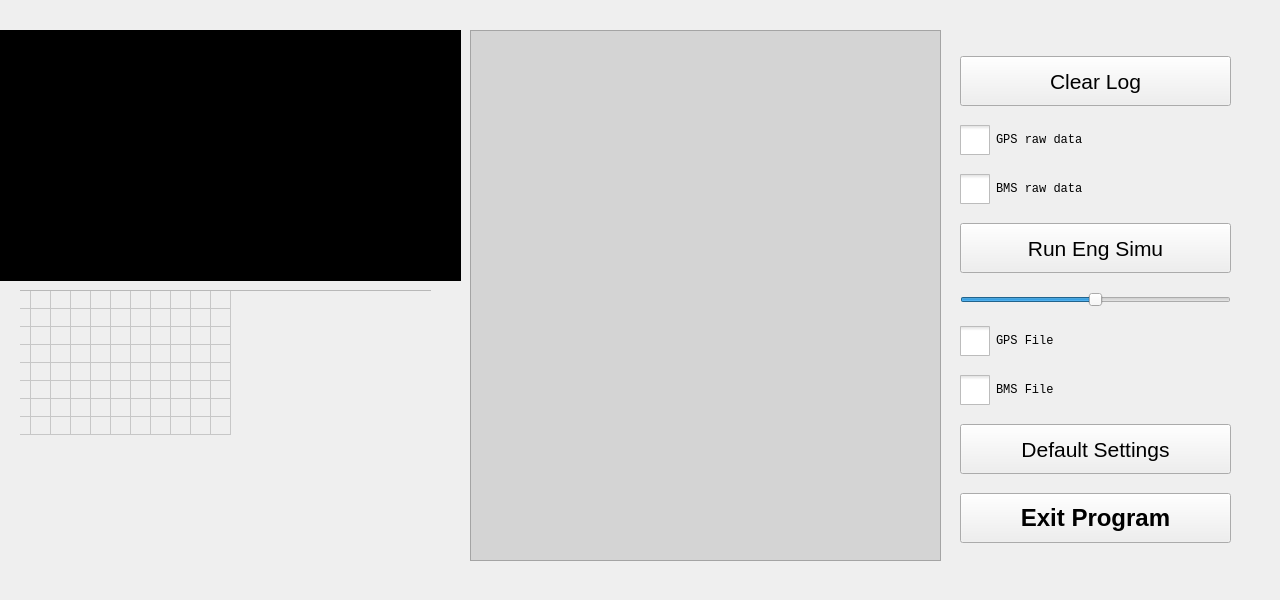
   <widget class="QWidget" name="log" native="true">
    <property name="geometry">
     <rect>
      <x>0</x>
      <y>0</y>
      <width>1280</width>
      <height>600</height>
     </rect>
    </property>
    <property name="font">
     <font>
      <family>Lucida Console</family>
     </font>
    </property>
    <property name="styleSheet">
     <string notr="true">QPushButton:focus{
color: rgb(255, 0, 4);
}
QCheckBox:focus{
background-color: rgba(255, 0, 4, 50);
}</string>
    </property>
    <widget class="QWidget" name="layoutWidget_3">
     <property name="geometry">
      <rect>
       <x>950</x>
       <y>40</y>
       <width>291</width>
       <height>521</height>
      </rect>
     </property>
     <layout class="QVBoxLayout" name="logLayout">
      <property name="spacing">
       <number>3</number>
      </property>
      <property name="leftMargin">
       <number>10</number>
      </property>
      <property name="topMargin">
       <number>0</number>
      </property>
      <property name="rightMargin">
       <number>10</number>
      </property>
      <property name="bottomMargin">
       <number>0</number>
      </property>
      <item>
       <widget class="QPushButton" name="pushButton_clear_errors">
        <property name="maximumSize">
         <size>
          <width>16777215</width>
          <height>50</height>
         </size>
        </property>
        <property name="font">
         <font>
          <pointsize>16</pointsize>
         </font>
        </property>
        <property name="styleSheet">
         <string notr="true">selection-background-color: rgb(255, 0, 0);</string>
        </property>
        <property name="text">
         <string>Clear Log</string>
        </property>
       </widget>
      </item>
      <item>
       <widget class="QCheckBox" name="checkBox_logGpsRaw">
        <property name="styleSheet">
         <string notr="true">QCheckBox::indicator {
     width: 30px;
     height: 30px;
}</string>
        </property>
        <property name="text">
         <string>GPS raw data</string>
        </property>
       </widget>
      </item>
      <item>
       <widget class="QCheckBox" name="checkBox_logBmsRaw">
        <property name="styleSheet">
         <string notr="true">QCheckBox::indicator {
     width: 30px;
     height: 30px;
}</string>
        </property>
        <property name="text">
         <string>BMS raw data</string>
        </property>
       </widget>
      </item>
      <item>
       <widget class="QPushButton" name="pushButton_Runsound">
        <property name="maximumSize">
         <size>
          <width>16777215</width>
          <height>50</height>
         </size>
        </property>
        <property name="font">
         <font>
          <pointsize>16</pointsize>
         </font>
        </property>
        <property name="styleSheet">
         <string notr="true">selection-background-color: rgb(255, 0, 0);</string>
        </property>
        <property name="text">
         <string>Run Eng Simu</string>
        </property>
       </widget>
      </item>
      <item>
       <widget class="QSlider" name="horizontalSlider">
        <property name="sizePolicy">
         <sizepolicy hsizetype="Minimum" vsizetype="Fixed">
          <horstretch>0</horstretch>
          <verstretch>0</verstretch>
         </sizepolicy>
        </property>
        <property name="focusPolicy">
         <enum>Qt::NoFocus</enum>
        </property>
        <property name="maximum">
         <number>100</number>
        </property>
        <property name="value">
         <number>50</number>
        </property>
        <property name="sliderPosition">
         <number>50</number>
        </property>
        <property name="orientation">
         <enum>Qt::Horizontal</enum>
        </property>
       </widget>
      </item>
      <item>
       <widget class="QCheckBox" name="checkBox_GPSFile">
        <property name="styleSheet">
         <string notr="true">QCheckBox::indicator {
     width: 30px;
     height: 30px;
}</string>
        </property>
        <property name="text">
         <string>GPS File</string>
        </property>
       </widget>
      </item>
      <item>
       <widget class="QCheckBox" name="checkBox_BMSFile">
        <property name="styleSheet">
         <string notr="true">QCheckBox::indicator {
     width: 30px;
     height: 30px;
}</string>
        </property>
        <property name="text">
         <string>BMS File</string>
        </property>
       </widget>
      </item>
      <item>
       <widget class="QPushButton" name="pushButton_defaultSettings">
        <property name="maximumSize">
         <size>
          <width>16777215</width>
          <height>50</height>
         </size>
        </property>
        <property name="font">
         <font>
          <pointsize>16</pointsize>
         </font>
        </property>
        <property name="styleSheet">
         <string notr="true">selection-background-color: rgb(255, 0, 0);</string>
        </property>
        <property name="text">
         <string>Default Settings</string>
        </property>
       </widget>
      </item>
      <item>
       <widget class="QPushButton" name="pushButton_exit">
        <property name="maximumSize">
         <size>
          <width>16777215</width>
          <height>50</height>
         </size>
        </property>
        <property name="font">
         <font>
          <pointsize>18</pointsize>
          <weight>75</weight>
          <bold>true</bold>
         </font>
        </property>
        <property name="styleSheet">
         <string notr="true">selection-background-color: rgb(255, 0, 0);</string>
        </property>
        <property name="text">
         <string>Exit Program</string>
        </property>
       </widget>
      </item>
     </layout>
    </widget>
    <widget class="QTextBrowser" name="textBrowser_errors">
     <property name="geometry">
      <rect>
       <x>470</x>
       <y>30</y>
       <width>471</width>
       <height>531</height>
      </rect>
     </property>
     <property name="focusPolicy">
      <enum>Qt::NoFocus</enum>
     </property>
     <property name="styleSheet">
      <string notr="true">font: 10pt &quot;Lucida Console&quot;;
background-color: rgb(212, 212, 212);</string>
     </property>
    </widget>
    <widget class="QCustomPlot" name="efficiencyPlot" native="true">
     <property name="geometry">
      <rect>
       <x>0</x>
       <y>30</y>
       <width>461</width>
       <height>251</height>
      </rect>
     </property>
     <property name="styleSheet">
      <string notr="true">background-color: rgb(0, 0, 0);</string>
     </property>
    </widget>
    <widget class="QWidget" name="battInfo" native="true">
     <property name="geometry">
      <rect>
       <x>20</x>
       <y>280</y>
       <width>411</width>
       <height>281</height>
      </rect>
     </property>
     <widget class="QTableWidget" name="info_battTable">
      <property name="enabled">
       <bool>false</bool>
      </property>
      <property name="geometry">
       <rect>
        <x>-10</x>
        <y>10</y>
        <width>431</width>
        <height>291</height>
       </rect>
      </property>
      <property name="sizePolicy">
       <sizepolicy hsizetype="Preferred" vsizetype="Preferred">
        <horstretch>100</horstretch>
        <verstretch>100</verstretch>
       </sizepolicy>
      </property>
      <property name="focusPolicy">
       <enum>Qt::NoFocus</enum>
      </property>
      <property name="styleSheet">
       <string notr="true"/>
      </property>
      <property name="verticalScrollBarPolicy">
       <enum>Qt::ScrollBarAlwaysOff</enum>
      </property>
      <property name="horizontalScrollBarPolicy">
       <enum>Qt::ScrollBarAlwaysOff</enum>
      </property>
      <property name="autoScroll">
       <bool>false</bool>
      </property>
      <property name="tabKeyNavigation">
       <bool>false</bool>
      </property>
      <property name="selectionMode">
       <enum>QAbstractItemView::NoSelection</enum>
      </property>
      <property name="showGrid">
       <bool>true</bool>
      </property>
      <property name="rowCount">
       <number>8</number>
      </property>
      <property name="columnCount">
       <number>11</number>
      </property>
      <attribute name="horizontalHeaderVisible">
       <bool>false</bool>
      </attribute>
      <attribute name="horizontalHeaderDefaultSectionSize">
       <number>12</number>
      </attribute>
      <attribute name="horizontalHeaderHighlightSections">
       <bool>false</bool>
      </attribute>
      <attribute name="horizontalHeaderMinimumSectionSize">
       <number>5</number>
      </attribute>
      <attribute name="verticalHeaderVisible">
       <bool>false</bool>
      </attribute>
      <attribute name="verticalHeaderDefaultSectionSize">
       <number>12</number>
      </attribute>
      <attribute name="verticalHeaderMinimumSectionSize">
       <number>5</number>
      </attribute>
      <row/>
      <row/>
      <row/>
      <row/>
      <row/>
      <row/>
      <row/>
      <row/>
      <column/>
      <column/>
      <column/>
      <column/>
      <column/>
      <column/>
      <column/>
      <column/>
      <column/>
      <column/>
      <column/>
      <item row="0" column="0">
       <property name="text">
        <string/>
       </property>
      </item>
      <item row="0" column="1">
       <property name="text">
        <string/>
       </property>
      </item>
      <item row="0" column="2">
       <property name="text">
        <string/>
       </property>
      </item>
      <item row="1" column="1">
       <property name="text">
        <string/>
       </property>
      </item>
      <item row="2" column="0"/>
     </widget>
    </widget>
   </widget>
